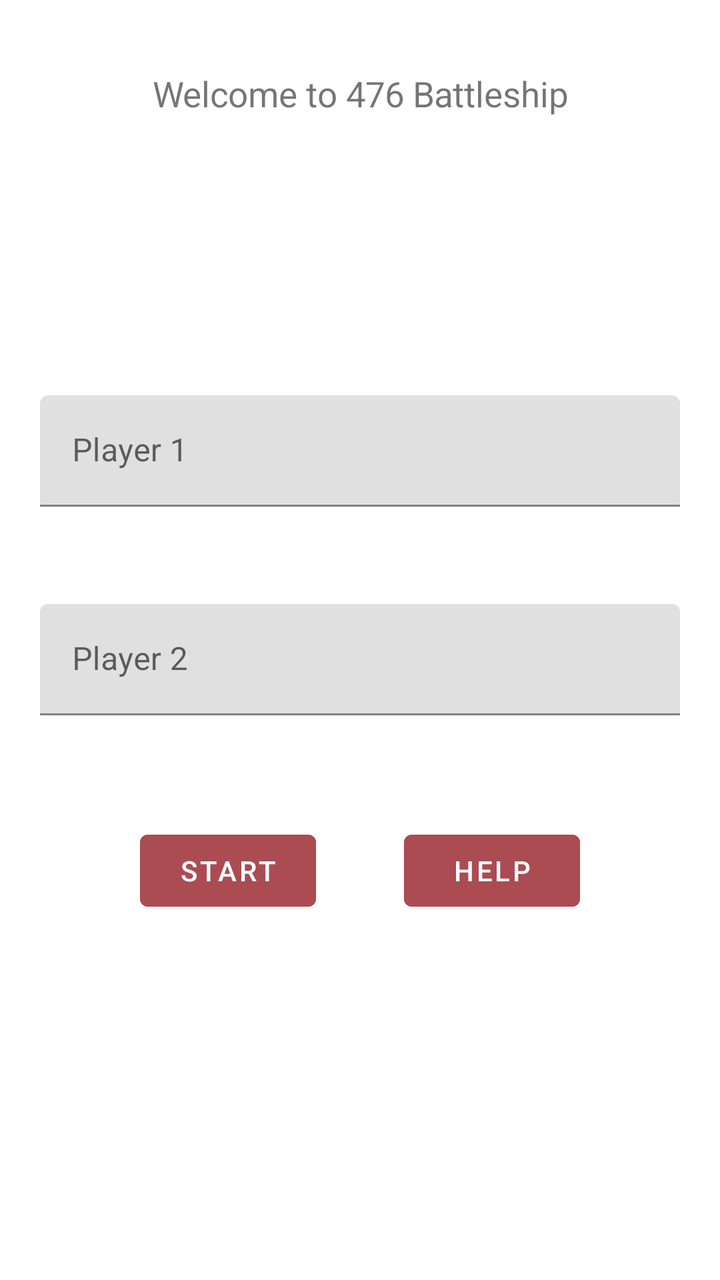
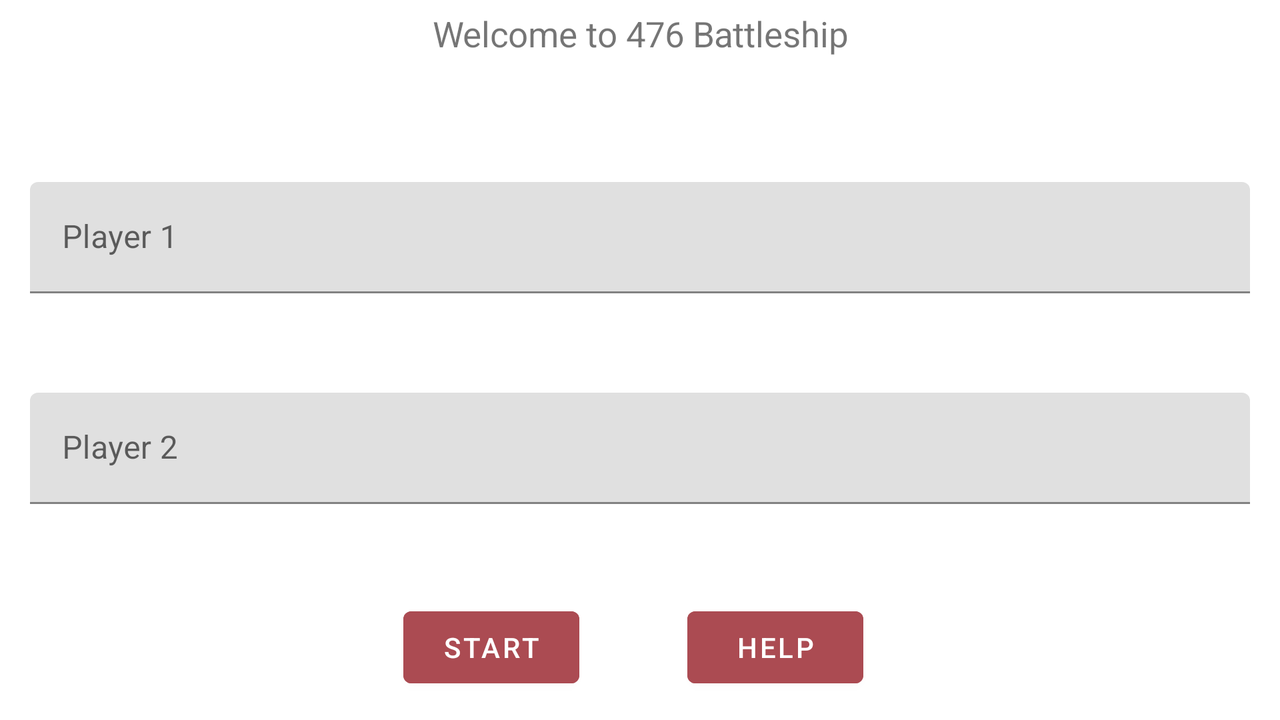

One screen, two layout resources from the same app: the default and the repository's alternative for another configuration. Each is rendered where Android would select it; the XML of both is given below.
<!-- AndroidManifest.xml: application theme Theme.Project1temp -->
<!-- res/layout/activity_start.xml -->
<?xml version="1.0" encoding="utf-8"?>

<LinearLayout xmlns:android="http://schemas.android.com/apk/res/android"
    xmlns:app="http://schemas.android.com/apk/res-auto"
    xmlns:tools="http://schemas.android.com/tools"
    android:layout_width="match_parent"
    android:layout_height="match_parent"
    android:orientation="vertical"
    android:paddingTop="5dp"
    tools:context=".StartActivity">

    <TextView
        android:id="@+id/textView"
        android:layout_width="match_parent"
        android:layout_height="wrap_content"
        android:layout_margin="30dp"
        android:layout_weight="1"
        android:text="@string/welcome"
        android:textAlignment="center" />

    <com.google.android.material.textfield.TextInputLayout
        android:layout_width="match_parent"
        android:layout_height="0dp"
        android:layout_marginLeft="20dp"
        android:layout_marginRight="20dp"
        android:layout_weight="1">

        <com.google.android.material.textfield.TextInputEditText
            android:id="@+id/playerOneName"
            android:layout_width="match_parent"
            android:layout_height="wrap_content"
            android:inputType="text"
            android:maxLines="1"
            android:layout_marginTop="5dp"
            android:layout_marginBottom="5dp"
            android:hint="@string/playerInput1"
            android:textAlignment="center" />

    </com.google.android.material.textfield.TextInputLayout>

    <com.google.android.material.textfield.TextInputLayout
        android:layout_width="match_parent"
        android:layout_height="0dp"
        android:layout_marginLeft="20dp"
        android:layout_marginRight="20dp"
        android:layout_weight="1">

        <com.google.android.material.textfield.TextInputEditText
            android:id="@+id/playerTwoName"
            android:layout_width="match_parent"
            android:layout_height="wrap_content"
            android:inputType="text"
            android:maxLines="1"
            android:layout_marginTop="5dp"
            android:hint="@string/playerInput2"
            android:textAlignment="center" />

    </com.google.android.material.textfield.TextInputLayout>

    <androidx.constraintlayout.widget.ConstraintLayout
        android:layout_width="match_parent"
        android:layout_height="0dp"
        android:layout_marginTop="10dp"
        android:layout_marginBottom="20dp"
        android:layout_weight="2">

        <Button
            android:id="@+id/helpButton"
            android:layout_width="wrap_content"
            android:layout_height="wrap_content"
            android:layout_gravity="center_horizontal|left"
            android:layout_marginEnd="70dp"
            android:layout_weight="1"
            android:backgroundTint="@color/button_red"
            android:onClick="onHelp"
            android:text="@string/help"
            app:layout_constraintEnd_toEndOf="parent"
            app:layout_constraintTop_toTopOf="parent" />

        <Button
            android:id="@+id/startButton2"
            android:layout_width="wrap_content"
            android:layout_height="wrap_content"
            android:layout_gravity="right|center_horizontal"
            android:layout_marginStart="70dp"
            android:backgroundTint="@color/button_red"
            android:onClick="onStartGameActivity"
            android:text="@string/start"
            app:layout_constraintStart_toStartOf="parent"
            app:layout_constraintTop_toTopOf="parent" />
    </androidx.constraintlayout.widget.ConstraintLayout>

</LinearLayout>
<!-- resources referenced by this layout -->
<resources>
  <color name="button_red">#ab4b52</color>
  <string name="help">Help</string>
  <string name="playerInput1">Player 1</string>
  <string name="playerInput2">Player 2</string>
  <string name="start">Start</string>
  <string name="welcome"><big>Welcome to 476 Battleship</big></string>
  <style name="Theme.Project1temp" parent="Theme.MaterialComponents.DayNight.DarkActionBar">
          
          <item name="colorPrimary">@color/purple_500</item>
          <item name="colorPrimaryVariant">@color/purple_700</item>
          <item name="colorOnPrimary">@color/white</item>
          
          <item name="colorSecondary">@color/teal_200</item>
          <item name="colorSecondaryVariant">@color/teal_700</item>
          <item name="colorOnSecondary">@color/black</item>
          
          <item name="android:statusBarColor" tools:targetApi="l">?attr/colorPrimaryVariant</item>
          
      </style>
  <color name="purple_500">#FF6200EE</color>
  <color name="purple_700">#FF3700B3</color>
  <color name="white">#FFFFFFFF</color>
  <color name="teal_200">#FF03DAC5</color>
  <color name="teal_700">#FF018786</color>
  <color name="black">#FF000000</color>
</resources>
<!-- res/layout-land/activity_start.xml (the repository's variant of the layout above) -->
<!-- drawn on the phone turned sideways -->
<?xml version="1.0" encoding="utf-8"?>

<LinearLayout xmlns:android="http://schemas.android.com/apk/res/android"
    xmlns:app="http://schemas.android.com/apk/res-auto"
    xmlns:tools="http://schemas.android.com/tools"
    android:layout_width="match_parent"
    android:layout_height="match_parent"
    android:orientation="vertical"
    android:paddingTop="5dp"
    tools:context=".StartActivity">

    <TextView
        android:id="@+id/textView"
        android:layout_width="match_parent"
        android:layout_height="wrap_content"
        android:layout_marginTop="0dp"
        android:layout_marginBottom="0dp"
        android:layout_weight="0.5"
        android:text="@string/welcome"
        android:textAlignment="center" />

    <com.google.android.material.textfield.TextInputLayout
        android:layout_width="match_parent"
        android:layout_height="0dp"
        android:layout_weight="2">

        <com.google.android.material.textfield.TextInputEditText
            android:id="@+id/playerOneName"
            android:layout_width="match_parent"
            android:layout_height="wrap_content"
            android:layout_margin="15dp"
            android:layout_weight="1"
            android:hint="@string/playerInput1"
            android:textAlignment="center" />

    </com.google.android.material.textfield.TextInputLayout>

    <com.google.android.material.textfield.TextInputLayout
        android:layout_width="match_parent"
        android:layout_height="0dp"
        android:layout_weight="2">

        <com.google.android.material.textfield.TextInputEditText
            android:id="@+id/playerTwoName"
            android:layout_width="match_parent"
            android:layout_height="wrap_content"
            android:layout_marginStart="15dp"
            android:layout_marginEnd="15dp"
            android:layout_marginBottom="30dp"
            android:layout_weight="1"
            android:hint="@string/playerInput2"
            android:textAlignment="center" />


    </com.google.android.material.textfield.TextInputLayout>

    <androidx.constraintlayout.widget.ConstraintLayout
        android:layout_width="match_parent"
        android:layout_height="0dp"
        android:layout_weight="1">

        <Button
            android:id="@+id/helpButton"
            android:layout_width="wrap_content"
            android:layout_height="wrap_content"
            android:layout_gravity="center_horizontal"
            android:layout_marginStart="60dp"
            android:layout_marginEnd="100dp"
            android:layout_weight="1"
            android:backgroundTint="#ab4b52"
            android:onClick="onHelp"
            android:text="@string/help"
            app:layout_constraintEnd_toEndOf="parent"
            app:layout_constraintHorizontal_bias="0.724"
            app:layout_constraintStart_toStartOf="parent"
            app:layout_constraintTop_toTopOf="parent" />

        <Button
            android:id="@+id/startButton2"
            android:layout_width="wrap_content"
            android:layout_height="wrap_content"
            android:layout_gravity="center_horizontal"
            android:layout_marginStart="100dp"
            android:layout_marginEnd="60dp"
            android:backgroundTint="#ab4b52"
            android:onClick="onStartGameActivity"
            android:text="@string/start"
            app:layout_constraintEnd_toEndOf="parent"
            app:layout_constraintHorizontal_bias="0.259"
            app:layout_constraintStart_toStartOf="parent"
            app:layout_constraintTop_toTopOf="parent" />
    </androidx.constraintlayout.widget.ConstraintLayout>

</LinearLayout>
<!-- resources referenced by the variant -->
<!-- as the phone turned sideways resolves them -->
<resources>
  <string name="help">Help</string>
  <string name="playerInput1">Player 1</string>
  <string name="playerInput2">Player 2</string>
  <string name="start">Start</string>
  <string name="welcome"><big>Welcome to 476 Battleship</big></string>
  <style name="Theme.Project1temp" parent="Theme.MaterialComponents.DayNight.DarkActionBar">
          
          <item name="colorPrimary">@color/purple_500</item>
          <item name="colorPrimaryVariant">@color/purple_700</item>
          <item name="colorOnPrimary">@color/white</item>
          
          <item name="colorSecondary">@color/teal_200</item>
          <item name="colorSecondaryVariant">@color/teal_700</item>
          <item name="colorOnSecondary">@color/black</item>
          
          <item name="android:statusBarColor" tools:targetApi="l">?attr/colorPrimaryVariant</item>
          
      </style>
  <color name="purple_500">#FF6200EE</color>
  <color name="purple_700">#FF3700B3</color>
  <color name="white">#FFFFFFFF</color>
  <color name="teal_200">#FF03DAC5</color>
  <color name="teal_700">#FF018786</color>
  <color name="black">#FF000000</color>
</resources>
